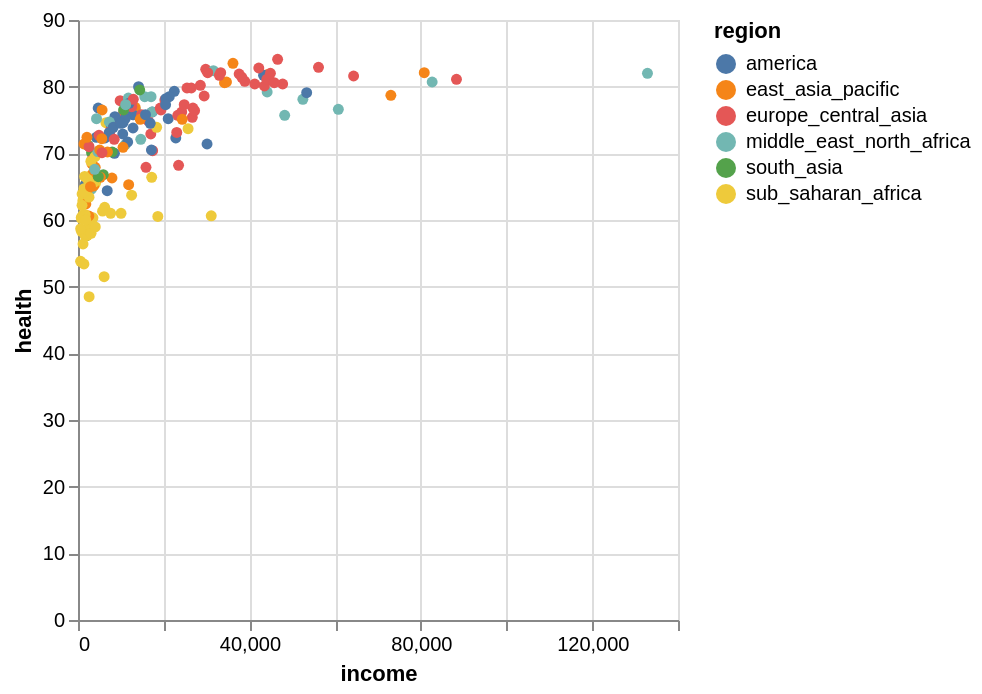

Source (notebook cell):
### Markdown cell above
### Part 1.4 Data binding (10 points)

Modified on the part 1.1 figure, instead of the using the legend, now include a radio button on the region such that each selection only highlights one region and make the other points to be grey. Also add the selection to the opacity such that only the selected region has a opacity value 1 while the other are 0.1. The default option should be "All".

### Code cell
radio = alt.binding_radio(options = ['america', 'east_asia_pacific', 'europe_asia_pacific', 'middle_east_north_africa',
                                    'south_asia', 'sub_saharan_africa'], name = 'region: ')
selection = alt.selection_point(fields = ['region'], bind = radio)
alt.Chart(gapminder).mark_circle().encode(
    x = alt.X('income:Q'),
    y = alt.Y('health:Q'),
    color = alt.Color('region:N'),
    tooltip=['country', 'population'],
    opacity = alt.condition(selection, alt.value(1), alt.value(0.1))
).add_params(
    selection
)

### Figure 1 — Vega-Lite specification as saved in the notebook (floating-point values rounded to 4 significant figures; data arrays with more than 128 entries replaced by an {"elided": "..."} marker saying what was removed)
{"config": {"view": {"continuousWidth": 300, "continuousHeight": 300}}, "data": {"name": "data-ca24f9a7ec291df1ebdcde48d4b02821"}, "mark": {"type": "circle"}, "encoding": {"color": {"field": "region", "type": "nominal"}, "opacity": {"condition": {"param": "param_14", "value": 1}, "value": 0.1}, "tooltip": [{"field": "country", "type": "nominal"}, {"field": "population", "type": "quantitative"}], "x": {"field": "income", "type": "quantitative"}, "y": {"field": "health", "type": "quantitative"}}, "params": [{"name": "param_14", "select": {"type": "point", "fields": ["region"]}, "bind": {"input": "radio", "options": ["america", "east_asia_pacific", "europe_asia_pacific", "middle_east_north_africa", "south_asia", "sub_saharan_africa"], "name": "region: "}}], "$schema": "https://vega.github.io/schema/vega-lite/v5.8.0.json", "datasets": {"data-ca24f9a7ec291df1ebdcde48d4b02821": {"elided": "187 records"}}}
